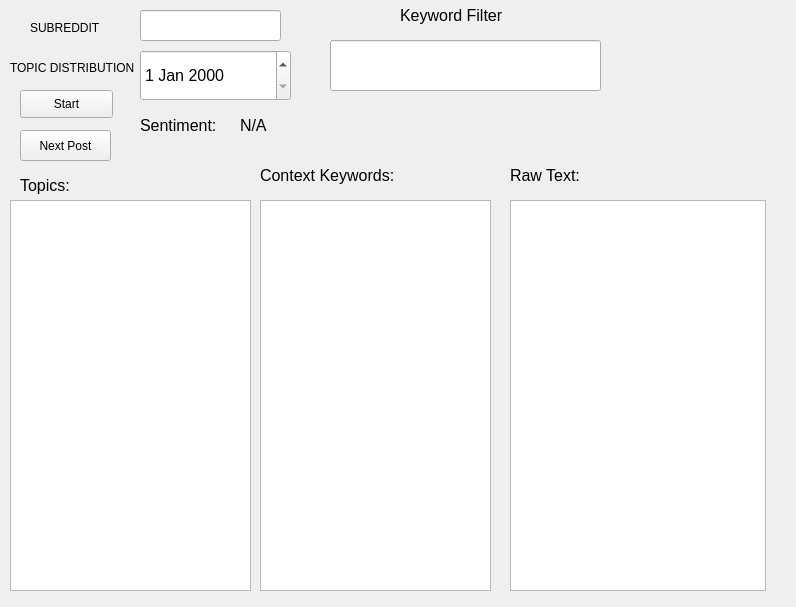
<?xml version="1.0" encoding="UTF-8"?>
<ui version="4.0">
 <class>Form</class>
 <widget class="QWidget" name="Form">
  <property name="geometry">
   <rect>
    <x>0</x>
    <y>0</y>
    <width>796</width>
    <height>607</height>
   </rect>
  </property>
  <property name="windowTitle">
   <string>Form</string>
  </property>
  <widget class="QDateEdit" name="dateEdit">
   <property name="geometry">
    <rect>
     <x>140</x>
     <y>50</y>
     <width>151</width>
     <height>51</height>
    </rect>
   </property>
   <property name="font">
    <font>
     <pointsize>12</pointsize>
    </font>
   </property>
  </widget>
  <widget class="QLabel" name="top_dist_label">
   <property name="geometry">
    <rect>
     <x>10</x>
     <y>60</y>
     <width>131</width>
     <height>16</height>
    </rect>
   </property>
   <property name="text">
    <string>TOPIC DISTRIBUTION</string>
   </property>
  </widget>
  <widget class="QPushButton" name="start_button">
   <property name="geometry">
    <rect>
     <x>20</x>
     <y>90</y>
     <width>93</width>
     <height>28</height>
    </rect>
   </property>
   <property name="text">
    <string>Start</string>
   </property>
  </widget>
  <widget class="QLabel" name="topics_label">
   <property name="geometry">
    <rect>
     <x>20</x>
     <y>170</y>
     <width>81</width>
     <height>31</height>
    </rect>
   </property>
   <property name="font">
    <font>
     <pointsize>12</pointsize>
    </font>
   </property>
   <property name="text">
    <string>Topics:</string>
   </property>
  </widget>
  <widget class="QLabel" name="context_label">
   <property name="geometry">
    <rect>
     <x>260</x>
     <y>160</y>
     <width>181</width>
     <height>31</height>
    </rect>
   </property>
   <property name="font">
    <font>
     <pointsize>12</pointsize>
    </font>
   </property>
   <property name="text">
    <string>Context Keywords:</string>
   </property>
  </widget>
  <widget class="QLabel" name="sentiment_label">
   <property name="geometry">
    <rect>
     <x>140</x>
     <y>110</y>
     <width>111</width>
     <height>31</height>
    </rect>
   </property>
   <property name="font">
    <font>
     <pointsize>12</pointsize>
    </font>
   </property>
   <property name="text">
    <string>Sentiment:</string>
   </property>
  </widget>
  <widget class="QLabel" name="sentiment_output">
   <property name="geometry">
    <rect>
     <x>240</x>
     <y>110</y>
     <width>151</width>
     <height>31</height>
    </rect>
   </property>
   <property name="font">
    <font>
     <pointsize>12</pointsize>
    </font>
   </property>
   <property name="text">
    <string>N/A</string>
   </property>
  </widget>
  <widget class="QLineEdit" name="keyword_input">
   <property name="geometry">
    <rect>
     <x>330</x>
     <y>40</y>
     <width>271</width>
     <height>51</height>
    </rect>
   </property>
  </widget>
  <widget class="QLabel" name="raw_text_label">
   <property name="geometry">
    <rect>
     <x>510</x>
     <y>160</y>
     <width>111</width>
     <height>31</height>
    </rect>
   </property>
   <property name="font">
    <font>
     <pointsize>12</pointsize>
    </font>
   </property>
   <property name="text">
    <string>Raw Text:</string>
   </property>
  </widget>
  <widget class="QLabel" name="keyword_filter_label">
   <property name="geometry">
    <rect>
     <x>400</x>
     <y>0</y>
     <width>141</width>
     <height>31</height>
    </rect>
   </property>
   <property name="font">
    <font>
     <pointsize>12</pointsize>
    </font>
   </property>
   <property name="text">
    <string>Keyword Filter</string>
   </property>
  </widget>
  <widget class="QTextBrowser" name="topics_view">
   <property name="geometry">
    <rect>
     <x>10</x>
     <y>200</y>
     <width>241</width>
     <height>391</height>
    </rect>
   </property>
  </widget>
  <widget class="QTextBrowser" name="context_view">
   <property name="geometry">
    <rect>
     <x>260</x>
     <y>200</y>
     <width>231</width>
     <height>391</height>
    </rect>
   </property>
  </widget>
  <widget class="QTextBrowser" name="raw_text_view">
   <property name="geometry">
    <rect>
     <x>510</x>
     <y>200</y>
     <width>256</width>
     <height>391</height>
    </rect>
   </property>
  </widget>
  <widget class="QPushButton" name="next_post_button">
   <property name="geometry">
    <rect>
     <x>20</x>
     <y>130</y>
     <width>91</width>
     <height>31</height>
    </rect>
   </property>
   <property name="text">
    <string>Next Post</string>
   </property>
  </widget>
  <widget class="QLabel" name="subreddit_input_label">
   <property name="geometry">
    <rect>
     <x>30</x>
     <y>20</y>
     <width>71</width>
     <height>16</height>
    </rect>
   </property>
   <property name="text">
    <string>SUBREDDIT</string>
   </property>
  </widget>
  <widget class="QLineEdit" name="subreddit_input">
   <property name="geometry">
    <rect>
     <x>140</x>
     <y>10</y>
     <width>141</width>
     <height>31</height>
    </rect>
   </property>
  </widget>
 </widget>
 <resources/>
 <connections/>
</ui>
